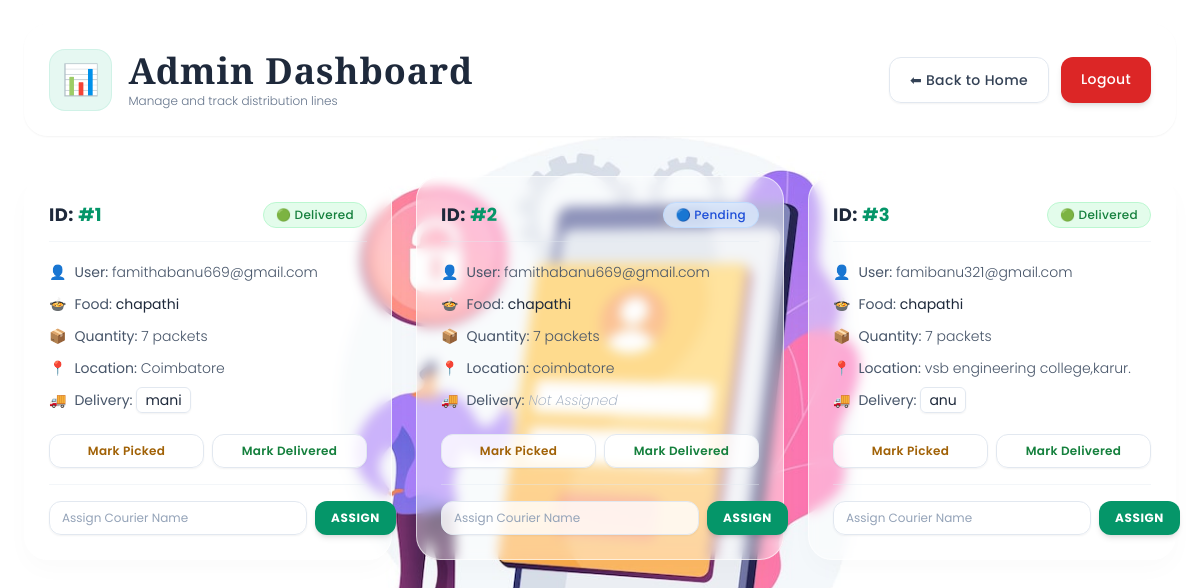
The app's page /admin_dashboard (signed in), older data.
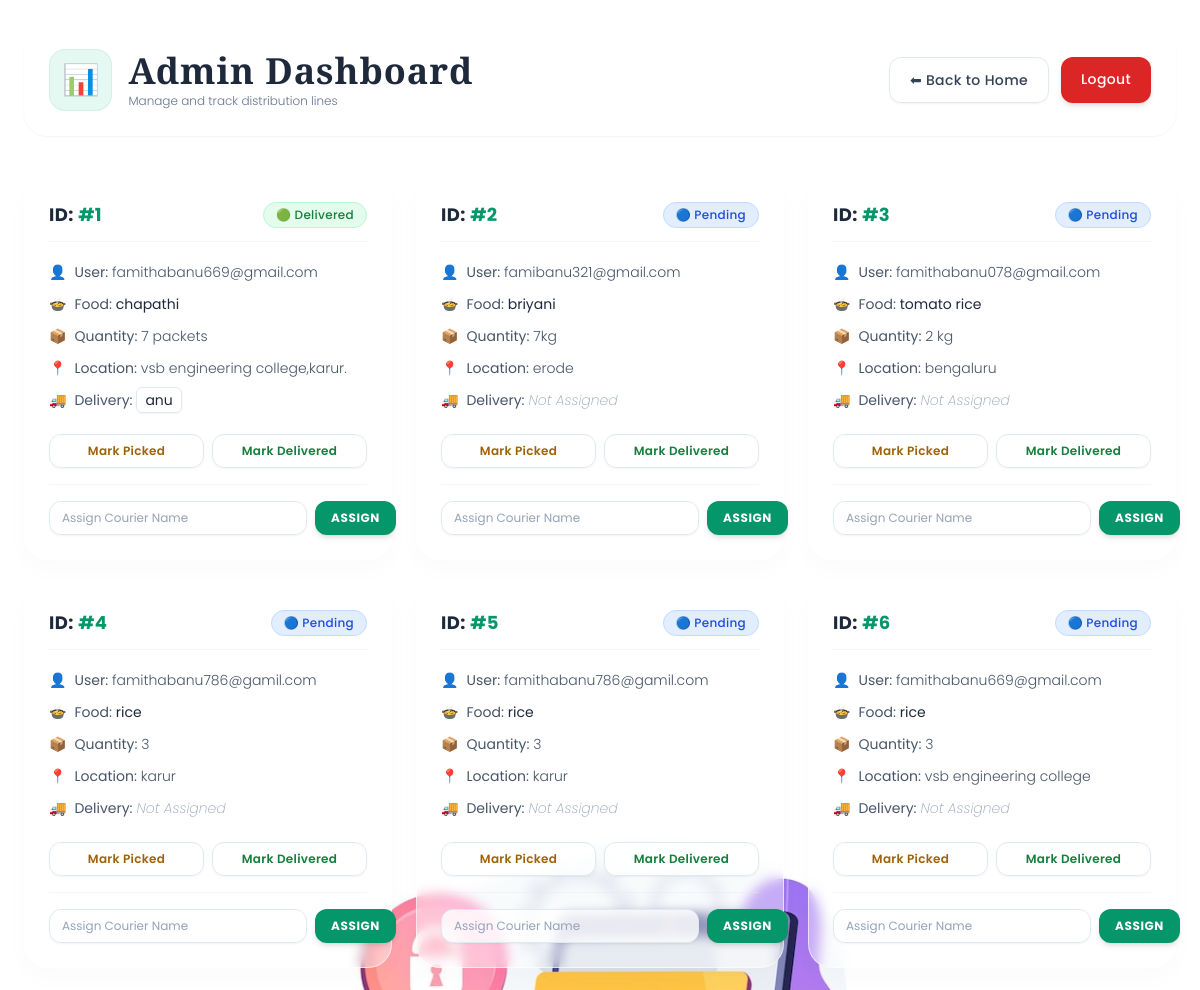
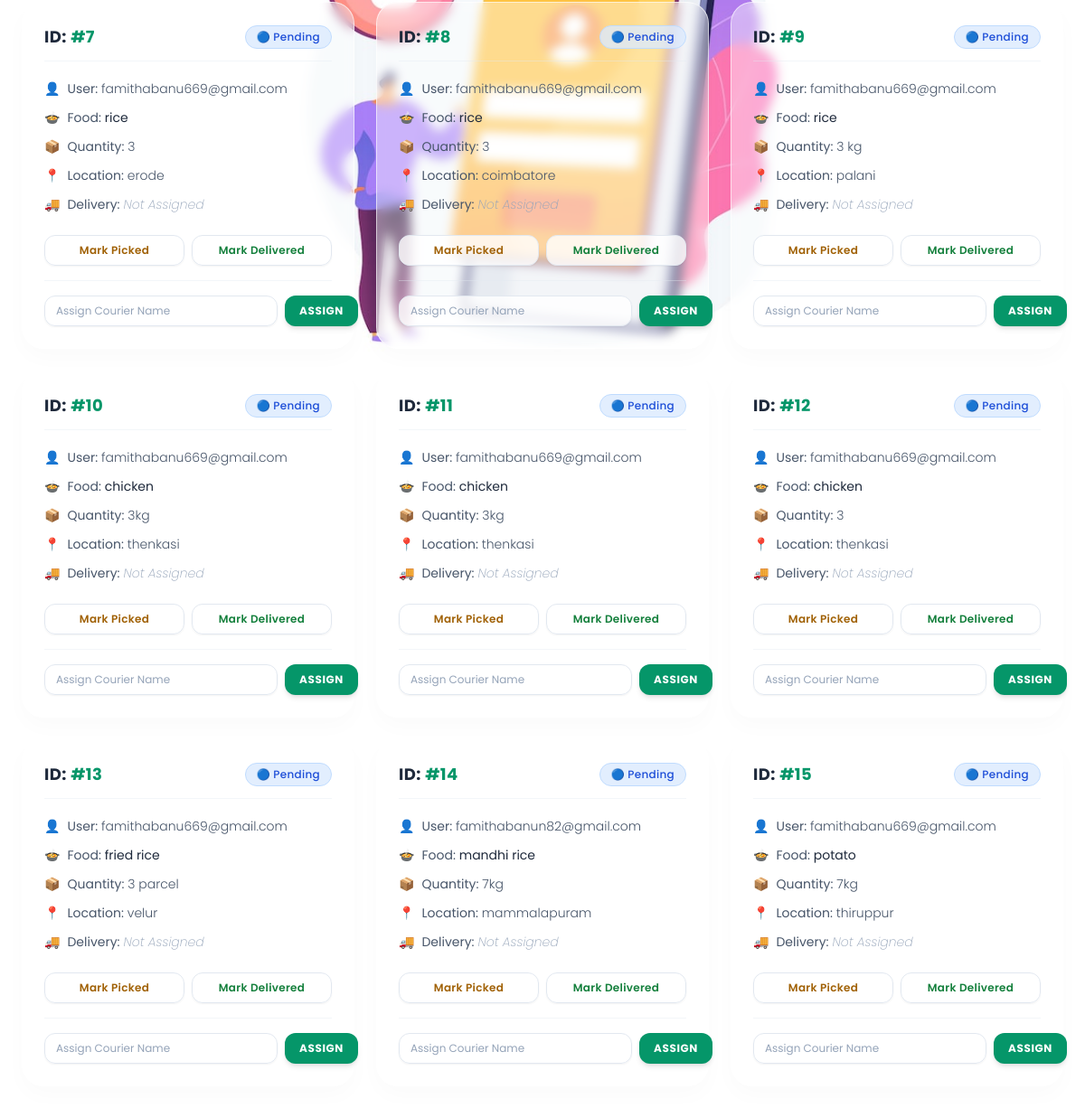
The same page, newer data (2 pictures, top to bottom).
### tables this page shows
CREATE TABLE donations(
        id INTEGER PRIMARY KEY AUTOINCREMENT,
        user_email TEXT,
        food_name TEXT,
        quantity TEXT,
        location TEXT,
        status TEXT DEFAULT 'Pending',
        delivery_boy TEXT DEFAULT ''
    );

### app.py (the view)
@app.route("/admin_dashboard")
def admin_dashboard():
    if "admin" not in session:
        return redirect(url_for("admin_login"))
    conn = sqlite3.connect(DB)
    cur = conn.cursor()
    cur.execute("SELECT * FROM donations")
    data = cur.fetchall()
    conn.close()
    return render_template(
        "admin_dashboard.html",
        donations=data
    )

### templates/admin_dashboard.html (shortened to what this page needs)
<!DOCTYPE html>
<html lang="en">
<head>
    <script src="https://cdn.tailwindcss.com"></script>
</head>
<body class="min-h-screen p-6 relative overflow-x-hidden bg-center bg-no-repeat bg-fixed bg-white"
      style="background-image: url('/static/1000130063.jpg'); background-size: 700px;">
    <div class="relative z-10 max-w-7xl mx-auto">
        <div class="flex flex-col md:flex-row justify-between items-center mb-10 bg-white/40 backdrop-blur-[6px] border border-white/60 p-6 rounded-3xl shadow-sm">
            <div class="flex items-center gap-4">
                <div class="bg-emerald-500/10 p-3 rounded-2xl border border-emerald-500/10 text-3xl">
                    📊
                </div>
                <div>
                    <h1 class="serif-title text-4xl text-slate-800 font-bold tracking-wide">
                        Admin Dashboard
                    </h1>
                    <p class="text-xs text-slate-500 font-light mt-0.5">Manage and track distribution lines</p>
                </div>
            </div>
            <div class="mt-4 md:mt-0 flex gap-3">
                <a href="{{ url_for('home') }}"
                   class="bg-white/80 text-slate-700 border border-slate-200 font-medium px-5 py-3 rounded-xl hover:bg-white transition duration-200 text-sm tracking-wide shadow-sm">
                    ⬅ Back to Home
                </a>
                <a href="{{ url_for('logout') }}"
                   class="bg-red-600 text-white font-medium px-5 py-3 rounded-xl hover:bg-red-700 transition duration-200 text-sm tracking-wide shadow-md">
                    Logout
                </a>
            </div>
        </div>
        <div class="grid grid-cols-1 md:grid-cols-2 lg:grid-cols-3 gap-6">
            {% for d in donations %}
            <div class="bg-white/40 backdrop-blur-[6px] border border-white/60 rounded-3xl shadow-[0_10px_25px_rgba(0,0,0,0.02)] p-6 flex flex-col justify-between hover:border-emerald-500/40 transition-all duration-300">
                <div>
                    <div class="flex justify-between items-center mb-5 border-b border-slate-200/40 pb-3">
                        <h2 class="text-lg font-bold text-slate-800 tracking-wide">
                            ID: <span class="text-emerald-600">#{{ d[0] }}</span>
                        </h2>
                        {% if d[5] == "Delivered" %}
                            <span class="bg-green-100/80 text-green-700 border border-green-200 px-3 py-1 rounded-full text-xs font-medium tracking-wide">
                                🟢 {{ d[5] }}
                            </span>
                        {% elif d[5] == "Picked" %}
                            <span class="bg-yellow-100/80 text-yellow-700 border border-yellow-200 px-3 py-1 rounded-full text-xs font-medium tracking-wide">
                                🟡 {{ d[5] }}
                            </span>
                        {% else %}
                            <span class="bg-blue-100/80 text-blue-700 border border-blue-200 px-3 py-1 rounded-full text-xs font-medium tracking-wide">
                                🔵 {{ d[5] }}
                            </span>
                        {% endif %}
                    </div>
                    <div class="space-y-3 text-sm text-slate-600 font-light">
                        <p class="flex items-center gap-2">
                            <span>👤</span> <span><strong>User:</strong> {{ d[1] }}</span>
                        </p>
                        <p class="flex items-center gap-2">
                            <span>🍲</span> <span><strong>Food:</strong> <span class="font-normal text-slate-800">{{ d[2] }}</span></span>
                        </p>
                        <p class="flex items-center gap-2">
                            <span>📦</span> <span><strong>Quantity:</strong> {{ d[3] }}</span>
                        </p>
                        <p class="flex items-center gap-2">
                            <span>📍</span> <span><strong>Location:</strong> {{ d[4] }}</span>
                        </p>
                        <p class="flex items-center gap-2">
                            <span>🚚</span> <span><strong>Delivery:</strong>
                                {% if d[6] %}
                                    <span class="bg-white/80 px-2 py-0.5 rounded-md font-normal text-slate-800 border border-slate-200 shadow-sm">{{ d[6] }}</span>
                                {% else %}
                                    <span class="text-slate-400 italic font-extralight">Not Assigned</span>
                                {% endif %}
                            </span>
                        </p>
                    </div>
                </div>
                <div>
                    <div class="flex gap-2 mt-6">
                        <a href="/update_status/{{ d[0] }}/Picked"
                           class="flex-1 text-center bg-white/80 hover:bg-yellow-50 text-yellow-700 border border-slate-200 py-2 rounded-xl text-xs font-semibold tracking-wide active:scale-95 transition-all duration-200 shadow-sm">
                            Mark Picked
                        </a>
                        <a href="/update_status/{{ d[0] }}/Delivered"
                           class="flex-1 text-center bg-white/80 hover:bg-green-50 text-green-700 border border-slate-200 py-2 rounded-xl text-xs font-semibold tracking-wide active:scale-95 transition-all duration-200 shadow-sm">
                            Mark Delivered
                        </a>
                    </div>
                    <form action="/assign_delivery/{{ d[0] }}"
                          method="POST"
                          class="flex gap-2 mt-4 pt-4 border-t border-slate-200/40">
                        <input type="text"
                               name="delivery_boy"
                               placeholder="Assign Courier Name"
                               required
                               class="flex-1 bg-white/80 border border-slate-200 rounded-xl px-3 py-2 text-xs text-slate-800 placeholder-slate-400 focus:outline-none focus:border-emerald-500 focus:ring-1 focus:ring-emerald-500/20 transition duration-200 shadow-sm">
                        <button type="submit"
                                class="bg-emerald-600 hover:bg-emerald-500 text-white font-bold text-xs px-4 rounded-xl active:scale-95 transition-all duration-200 uppercase tracking-wider shadow-md">
                            Assign
                        </button>
                    </form>
                </div>
            </div>
            {% else %}
            <div class="col-span-1 md:col-span-2 lg:col-span-3 text-center py-12 bg-white/40 backdrop-blur-[6px] border border-white/60 rounded-3xl p-8">
                <p class="text-slate-500 font-light">No donation records currently active inside the database.</p>
            </div>
            {% endfor %}
        </div>
    </div>
</body>
</html>

### templates/admin_dashboard.html (style rules this page uses)
body { font-family: 'Poppins', sans-serif; }
.serif-title { font-family: 'Cormorant Garamond', serif; }

Row changes from the older to the newer data that the page shows:
changed donations "chapathi": location "Coimbatore" → "vsb engineering college,karur."; delivery_boy "mani" → "anu"
changed donations id 2: user_email "famithabanu669@gmail.com" → "famibanu321@gmail.com"; food_name "chapathi" → "briyani"; quantity "7 packets" → "7kg"; location "coimbatore" → "erode"
changed donations id 3: user_email "famibanu321@gmail.com" → "famithabanu078@gmail.com"; food_name "chapathi" → "tomato rice"; quantity "7 packets" → "2 kg"; location "vsb engineering college,karur." → "bengaluru"; status "Delivered" → "Pending"; delivery_boy "anu" → (not shown); status "🟢" → "🔵"
added donations: id "4", status "Pending", user_email "famithabanu786@gamil.com", food_name "rice", quantity "3", location "karur", delivery_boy "Not Assigned"
added donations: id "5", status "Pending", user_email "famithabanu786@gamil.com", food_name "rice", quantity "3", location "karur", delivery_boy "Not Assigned"
added donations: id "6", status "Pending", user_email "famithabanu669@gmail.com", food_name "rice", quantity "3", location "vsb engineering college", delivery_boy "Not Assigned"
added donations: id "7", status "Pending", user_email "famithabanu669@gmail.com", food_name "rice", quantity "3", location "erode", delivery_boy "Not Assigned"
added donations: id "8", status "Pending", user_email "famithabanu669@gmail.com", food_name "rice", quantity "3", location "coimbatore", delivery_boy "Not Assigned"
added donations: id "9", status "Pending", user_email "famithabanu669@gmail.com", food_name "rice", quantity "3 kg", location "palani", delivery_boy "Not Assigned"
added donations: id "10", status "Pending", user_email "famithabanu669@gmail.com", food_name "chicken", quantity "3kg", location "thenkasi", delivery_boy "Not Assigned"
added donations: id "11", status "Pending", user_email "famithabanu669@gmail.com", food_name "chicken", quantity "3kg", location "thenkasi", delivery_boy "Not Assigned"
added donations: id "12", status "Pending", user_email "famithabanu669@gmail.com", food_name "chicken", quantity "3", location "thenkasi", delivery_boy "Not Assigned"
added donations: id "13", status "Pending", user_email "famithabanu669@gmail.com", food_name "fried rice", quantity "3 parcel", location "velur", delivery_boy "Not Assigned"
added donations: id "14", status "Pending", user_email "famithabanun82@gmail.com", food_name "mandhi rice", quantity "7kg", location "mammalapuram", delivery_boy "Not Assigned"
added donations: id "15", status "Pending", user_email "famithabanu669@gmail.com", food_name "potato", quantity "7kg", location "thiruppur", delivery_boy "Not Assigned"
